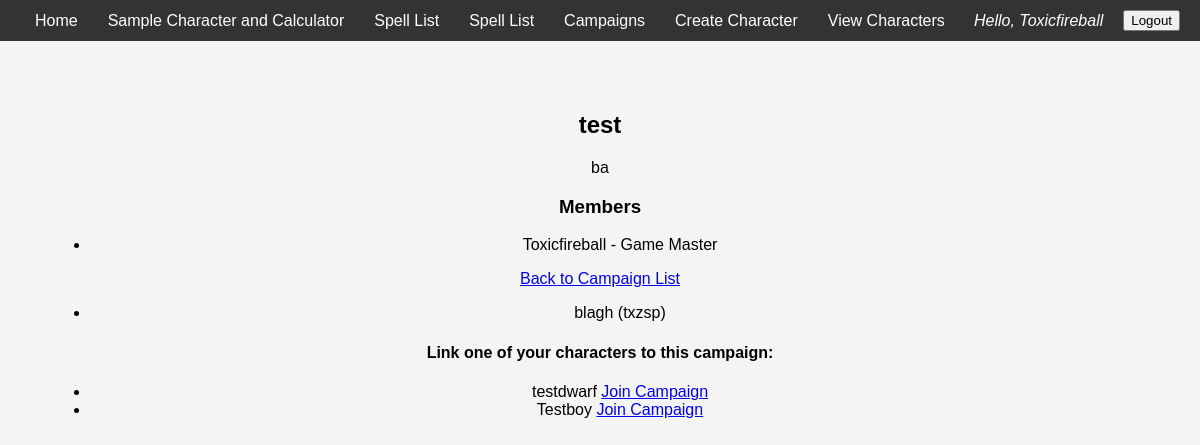
The app's page /campaigns/1/ (signed in) with its own data.
### campaigns/models.py (models this page shows, shortened)
class Campaign(models.Model):
    name = models.CharField(max_length=255)
    description = models.TextField(blank=True)
    created_at = models.DateTimeField(auto_now_add=True)
    members = models.ManyToManyField(
        User,
        through='CampaignMembership',
        related_name='campaigns'
    )

class CampaignMembership(models.Model):
    ROLE_CHOICES = (
        ('gm', 'Game Master'),
        ('pc', 'Player Character'),
    )
    user = models.ForeignKey(User, on_delete=models.CASCADE)
    campaign = models.ForeignKey(Campaign, on_delete=models.CASCADE)
    role = models.CharField(max_length=2, choices=ROLE_CHOICES)
    joined_at = models.DateTimeField(auto_now_add=True)
    class Meta:
        unique_together = ('user', 'campaign')  # Ensures one membership per user per campaign

### characters/models.py (models this page shows, shortened)
class Character(models.Model):
    user               = models.ForeignKey(User, on_delete=models.CASCADE, related_name='characters')
    name               = models.CharField(max_length=255)
    race               = models.CharField(max_length=50)
    subrace            = models.CharField(max_length=50, blank=True)
    half_elf_origin    = models.CharField(max_length=20, blank=True)
    bg_combo           = models.CharField(max_length=10, blank=True)
    main_background    = models.CharField(max_length=50, blank=True)
    side_background_1  = models.CharField(max_length=50, blank=True)
    side_background_2  = models.CharField(max_length=50, blank=True)
    HP = models.IntegerField(blank=True, null = True)
    temp_HP = models.IntegerField( blank=True,  null = True)
    strength           = models.IntegerField(default=8)
    dexterity          = models.IntegerField(default=8)
    constitution       = models.IntegerField(default=8)
    intelligence       = models.IntegerField(default=8)
    wisdom             = models.IntegerField(default=8)
    charisma           = models.IntegerField(default=8)
    level              = models.PositiveIntegerField(default=0)
    backstory          = models.TextField(blank=True)
    campaign           = models.ForeignKey(
                            Campaign,
                            on_delete=models.SET_NULL,
                            null=True, blank=True,
                            related_name="characters"
                        )
    created_at         = models.DateTimeField(auto_now_add=True)

### campaigns/views.py (the view)
# urls.py: path('<int:campaign_id>/', views.campaign_detail, name='campaign_detail'),
@login_required
def campaign_detail(request, campaign_id):
    campaign = get_object_or_404(Campaign, id=campaign_id)
    is_member = campaign.members.filter(id=request.user.id).exists()
    memberships = campaign.campaignmembership_set.all()
    context = {
        'campaign': campaign,
        'memberships': memberships,
        'is_member': is_member,
    }
    return render(request, 'campaigns/campaign_detail.html', context)

### campaigns/templates/campaigns/campaign_detail.html (shortened to what this page needs)
{% extends "base.html" %}
{% block content %}
<body>
    <h2>{{ campaign.name }}</h2>
    <p>{{ campaign.description }}</p>
    <h3>Members</h3>
    <ul>
      {% for membership in memberships %}
        <li>{{ membership.user.username }} - {{ membership.get_role_display }}</li>
      {% empty %}
        <li>No members yet.</li>
      {% endfor %}
    </ul>
    <p><a href="{% url 'campaigns:campaign_list' %}">Back to Campaign List</a></p>
    <ul>
        {% for character in campaign.characters.all %}
          <li>{{ character.name }} ({{ character.user.username }})</li>
        {% empty %}
          <li>No characters linked to this campaign yet.</li>
        {% endfor %}
    </ul>
    {% if user.is_authenticated %}
      <h4>Link one of your characters to this campaign:</h4>
      <ul>
        {% for character in user.characters.all %}
          {% if not character.campaign %}
            <li>
              {{ character.name }}
              <a href="{% url 'characters:link_character' character.id campaign.id %}">Join Campaign</a>
            </li>
          {% endif %}
        {% endfor %}
      </ul>
    {% endif %}
</body>
{% endblock %}

### templates/base.html (shortened to what this page needs)
{% load static %}
<!DOCTYPE html>
<html lang="en">
<head>
</head>
<body>
  <div class="navbar">
    <div class="nav-links">
      <a href="{% url 'home' %}">Home</a>
      <a href="{% url 'character_creator' %}">Sample Character and Calculator</a>
      <a href="{% url 'characters:spell_list' %}">Spell List</a>
      <a href="{% url 'characters:feat_list' %}">Spell List</a>
      {% if user.is_authenticated %}
        <a href="{% url 'campaigns:campaign_list' %}">Campaigns</a>
      {% endif %}
      {% if user.is_authenticated %}
      <a href="{% url 'characters:create_character' %}">Create Character</a>
      {% endif %}
      {% if user.is_authenticated %}
      <a href="{% url 'characters:character_list' %}">View Characters</a>
      {% endif %}
    </div>
    <div class="nav-links">
      {% if user.is_authenticated %}
        <span class="user-info">Hello, {{ user.username }}</span>
        <form action="{% url 'accounts:logout' %}" method="post" style="display:inline;">
            <button type="submit">Logout</button>
          </form>
      {% else %}
        <a href="{% url 'accounts:login' %}">Login</a>
        <a href="{% url 'accounts:register' %}">Register</a>
      {% endif %}
    </div>
  </div>
  <div class="content">
    {% block content %}{% endblock %}
  </div>
</body>
</html>

### templates/base.html (style rules this page uses)
body { font-family: Arial, sans-serif; margin: 0; padding: 0; background-color: #f4f4f4; }
.navbar { background-color: #333; color: white; padding: 10px 20px; display: flex; justify-content: space-between; align-items: center; }
.navbar a { color: white; text-decoration: none; margin: 0 15px; }
.navbar .nav-links { display: flex; align-items: center; }
.navbar .user-info { margin-right: 20px; font-style: italic; }
.content { text-align: center; padding: 50px; }

### records on screen
Campaign: name "test", description "ba"
CampaignMembership: user.username "Toxicfireball", role "Game Master"
Character: name "blagh", user.username "txzsp"
Character: name "testdwarf"
Character: name "Testboy"

### other values on screen
{{ user.username }} "Toxicfireball"
